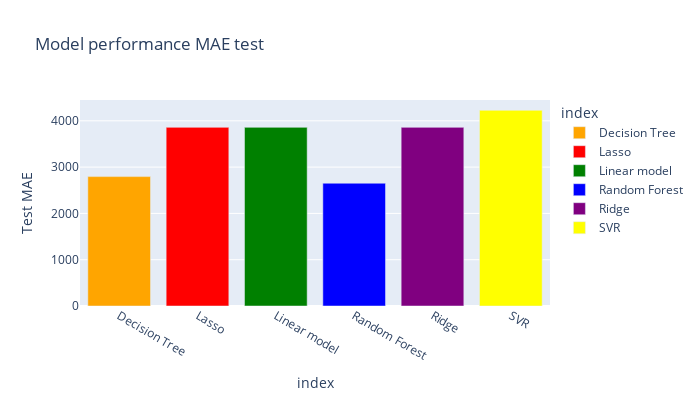

Source (notebook cell):
### Code cell
px.bar(Model_Performance3, y =Model_Performance3['Test MAE'],
color_discrete_sequence=[
                 "orange", "red", "green", "blue", "purple","yellow"],
       title="Model performance MAE test",
       color = Model_Performance3.index, width =700, height=400)

### Figure 1 — Plotly figure (JSON) as saved in the notebook; plotly's stock layout.template omitted (floating-point values rounded to 4 significant figures)
{"data": [{"alignmentgroup": "True", "hovertemplate": "index=%{x}<br>Test MAE=%{y}<extra></extra>", "legendgroup": "Decision Tree", "marker": {"color": "orange", "pattern": {"shape": ""}}, "name": "Decision Tree", "offsetgroup": "Decision Tree", "orientation": "v", "showlegend": true, "textposition": "auto", "type": "bar", "x": ["Decision Tree"], "xaxis": "x", "y": [2795.0], "yaxis": "y"}, {"alignmentgroup": "True", "hovertemplate": "index=%{x}<br>Test MAE=%{y}<extra></extra>", "legendgroup": "Lasso", "marker": {"color": "red", "pattern": {"shape": ""}}, "name": "Lasso", "offsetgroup": "Lasso", "orientation": "v", "showlegend": true, "textposition": "auto", "type": "bar", "x": ["Lasso"], "xaxis": "x", "y": [3859.0], "yaxis": "y"}, {"alignmentgroup": "True", "hovertemplate": "index=%{x}<br>Test MAE=%{y}<extra></extra>", "legendgroup": "Linear model", "marker": {"color": "green", "pattern": {"shape": ""}}, "name": "Linear model", "offsetgroup": "Linear model", "orientation": "v", "showlegend": true, "textposition": "auto", "type": "bar", "x": ["Linear model"], "xaxis": "x", "y": [3859.0], "yaxis": "y"}, {"alignmentgroup": "True", "hovertemplate": "index=%{x}<br>Test MAE=%{y}<extra></extra>", "legendgroup": "Random Forest", "marker": {"color": "blue", "pattern": {"shape": ""}}, "name": "Random Forest", "offsetgroup": "Random Forest", "orientation": "v", "showlegend": true, "textposition": "auto", "type": "bar", "x": ["Random Forest"], "xaxis": "x", "y": [2652.0], "yaxis": "y"}, {"alignmentgroup": "True", "hovertemplate": "index=%{x}<br>Test MAE=%{y}<extra></extra>", "legendgroup": "Ridge", "marker": {"color": "purple", "pattern": {"shape": ""}}, "name": "Ridge", "offsetgroup": "Ridge", "orientation": "v", "showlegend": true, "textposition": "auto", "type": "bar", "x": ["Ridge"], "xaxis": "x", "y": [3859.0], "yaxis": "y"}, {"alignmentgroup": "True", "hovertemplate": "index=%{x}<br>Test MAE=%{y}<extra></extra>", "legendgroup": "SVR", "marker": {"color": "yellow", "pattern": {"shape": ""}}, "name": "SVR", "offsetgroup": "SVR", "orientation": "v", "showlegend": true, "textposition": "auto", "type": "bar", "x": ["SVR"], "xaxis": "x", "y": [4227.0], "yaxis": "y"}], "layout": {"barmode": "relative", "height": 400, "legend": {"title": {"text": "index"}, "tracegroupgap": 0}, "title": {"text": "Model performance MAE test"}, "width": 700, "xaxis": {"anchor": "y", "categoryarray": ["Decision Tree", "Lasso", "Linear model", "Random Forest", "Ridge", "SVR"], "categoryorder": "array", "domain": [0, 1], "title": {"text": "index"}}, "yaxis": {"anchor": "x", "domain": [0, 1], "title": {"text": "Test MAE"}}}}
